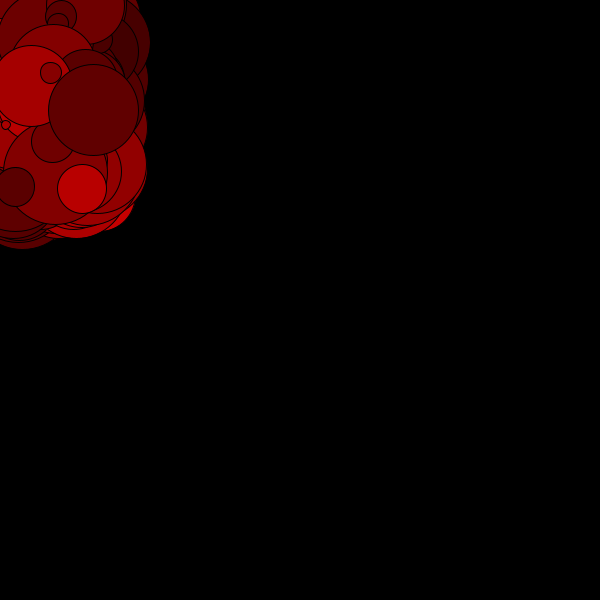
Frame 1 (no input)
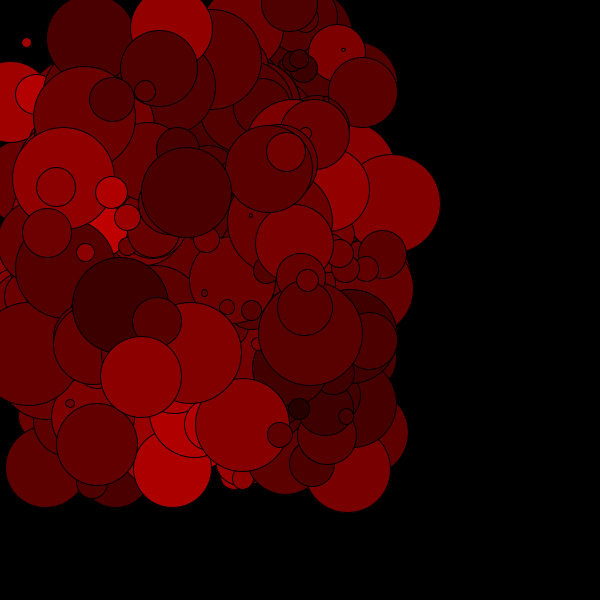
Frame 60 (the mouse pressed at the canvas centre just before this capture)
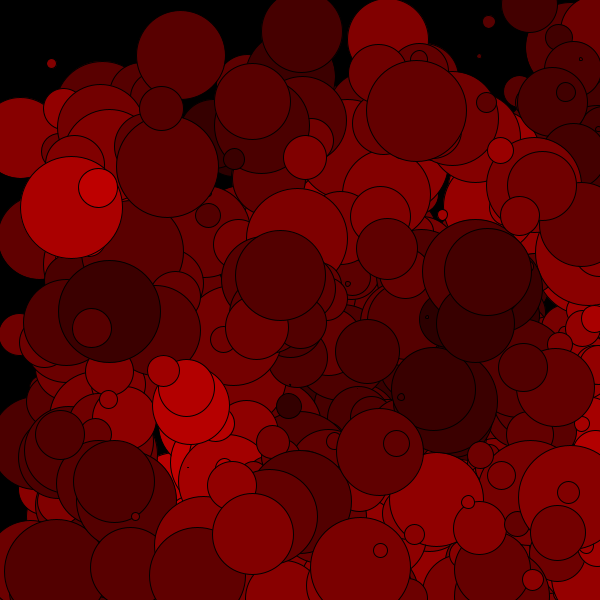
Frame 120 (the mouse held since frame 60 and released just before this capture)

The Processing sketch that drew these frames (run headless with seeded random() and noise(); from frame 60 on, the mouse is pressed at the canvas centre):

// Processing sketch: processing_72614
// ── processing_72614.pde

int diam = 200;
int numCircles = 700;
Circle[] listofmycircles = new Circle[numCircles];
float noiseScale = 0.01;

void setup() {
  size (600,600);
  background (0);
  stroke (0);
  // constructing your circle
  for(int position = 0; position < numCircles; position +=1) {
    listofmycircles[position] = new Circle (random(100), 
                                            random(200), 
                                            random(107), 
                                            color(0,255,0),
                                            random(5),
                                            random(5));
  }
}
void draw() {
  fill (0/16);
  rect (0,0,width,height);
  for(int position = 0; position < numCircles; position +=1) {
    listofmycircles[position].update();
    listofmycircles[position].display();
  }
}

class Circle {
  //properties
  float x;
  float y;
  float diam;
  color circleColor;
  float velocityX;
  float velocityY;
  
  //constructor
  Circle(float arg1, float arg2, float arg3, color _circleColor, float _velocityX, float _velocityY) {
    x = arg1;
    y = arg2;
    diam = arg3;
    
    circleColor = _circleColor;
    velocityX = _velocityX;
    velocityY = _velocityY;
  }
  
  //methods
  void display() {
     float noiseVal = noise((x)*noiseScale, (y)*noiseScale);
     circleColor = color(noiseVal*255,random(0),0);
     fill(noiseVal*255,random(0),0);
     ellipse(x,y,diam,diam);
  }
  
  void update() {
    x = x + velocityX;
    if ((x<0) || (x>width)) {
      velocityX = -1*velocityX;
    }
    y = y + velocityY;
    if ((y<0) || (y>height)) {
      velocityY = -1*velocityY;
    }
  }
}
